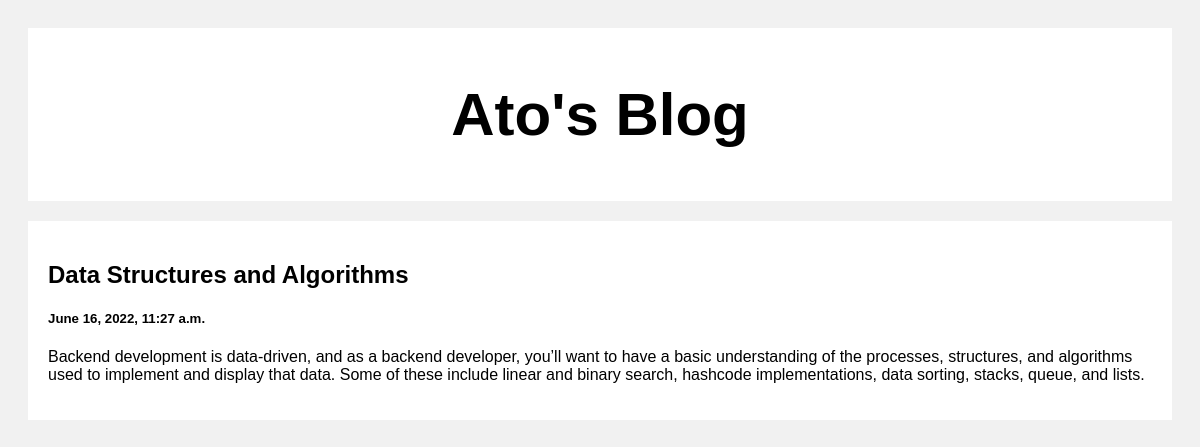
Screenshot of /post/3 with the database file from the repository.
### posts/models.py (models this page shows)
class Features(models.Model):
    title= models.CharField(max_length=100)
    body = models.CharField(max_length=10000)
    created_at = models.DateTimeField(default=datetime.now,blank=True)

### posts/views.py (the view)
# urls.py: path('post/<str:pk>',views.post,name='post')
def post(request,pk):
    features = Features.objects .get(id=pk)
    return render(request,'post.html',{'features':features})

### templates/post.html (shortened to what this page needs)
<!DOCTYPE html>
<html>
<head>
</head>
<body>
<div class="header">
  <h2>Ato's Blog</h2>
</div>
<div class="row">
  <div class="leftcolumn">
    <div class="card">
        <h2>{{features.title}}</h2>
        <h5>{{features.created_at}}</h5>
        <p>{{features.body}}</p>
    </div>
  </div>
</div>
</body>
</html>

### templates/post.html (style rules this page uses)
* { box-sizing: border-box; }
body { font-family: Arial; padding: 20px; background: #f1f1f1; }
.header { padding: 2px; font-size: 40px; text-align: center; background: white; }
.leftcolumn { float: left; width: 100%; }
.card { background-color: white; padding: 20px; margin-top: 20px; }
.row:after { content: ""; display: table; clear: both; }

### rows the page displays
Features: title "Data Structures and Algorithms", created_at "June 16, 2022, 11:27 a.m.", body "Backend development is data-driven, and as a backend developer, you’ll want to have a basic understanding of the processes, structures, and algorithms used to implement and display that data. Some of these include linear and binary search, hashcode implementations, data sorting, stacks, queue, and lists."
